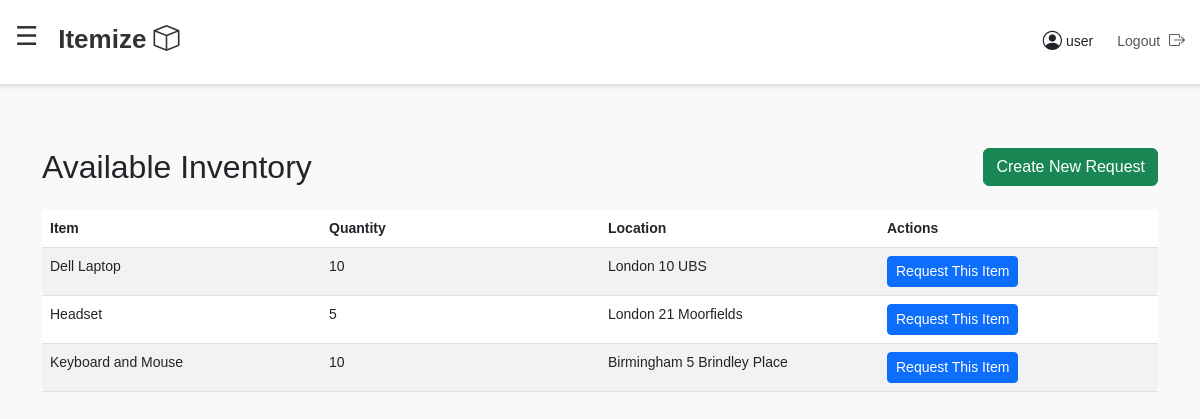
The page /available-inventory/ (signed in) on the database its author committed.
### inventory/models.py (models this page shows, shortened)
class InventoryItem(models.Model):
    name = models.CharField(max_length=100)
    category = models.CharField(max_length=100)
    quantity = models.PositiveIntegerField(default=0)
    location = models.CharField(max_length=100)
    description = models.TextField(blank=True)
    added = models.DateTimeField(auto_now_add=True)
    class Meta:
        verbose_name = 'Inventory Item'
        verbose_name_plural = 'Inventory Items'
        db_table = 'inventory_item'

### inventory/views.py (the view)
# urls.py: path('available-inventory/', views.available_inventory, name='available_inventory'),  # View inventory
@login_required
def available_inventory(request):
    items = InventoryItem.objects.filter(quantity__gt=0)
    return render(request, 'available_inventory.html', {'items': items})

### templates/available_inventory.html (shortened to what this page needs)
{% extends "base.html" %}
{% block content %}
<div class="container mt-5">
    <div class="toolbar d-flex justify-content-between align-items-center mb-4">
        <h2 class="m-0">Available Inventory</h2>
        <a href="{% url 'create_request' %}" class="btn btn-success">Create New Request</a>
    </div>
    {% if items.count == 0 %}
        <p>No inventory items available at the moment.</p>
    {% else %}
        <div class="table-responsive">
            <table class="table table-striped">
                <thead>
                    <tr>
                        <th>Item</th>
                        <th>Quantity</th>
                        <th>Location</th>
                        <th>Actions</th>
                    </tr>
                </thead>
                <tbody>
                    {% for item in items %}
                    <tr>
                        <td>{{ item.name }}</td>
                        <td>{{ item.quantity }}</td>
                        <td>{{ item.location }}</td>
                        <td>
                            <a href="{% url 'create_request' %}?item_id={{ item.id }}" class="btn btn-primary btn-sm">
                                Request This Item
                            </a>
                        </td>
                    </tr>
                    {% endfor %}
                </tbody>
            </table>
        </div>
    {% endif %}
</div>
{% endblock %}

### templates/base.html (shortened to what this page needs)
<!DOCTYPE html>
<html lang="en">
<head>
    <link href="https://cdn.jsdelivr.net/npm/bootstrap@5.3.0/dist/css/bootstrap.min.css" rel="stylesheet">
    <link href="https://cdnjs.cloudflare.com/ajax/libs/font-awesome/6.4.0/css/all.min.css" rel="stylesheet">
    <link href="https://cdn.jsdelivr.net/npm/bootstrap-icons/font/bootstrap-icons.css" rel="stylesheet">
</head>
<body>
<nav class="navbar d-flex align-items-center justify-content-between">
    <div>
        <span id="hamburgerIcon" class="hamburger-icon">☰</span>
        <a href="{% url 'dashboard' %}" class="navbar-brand ms-3">
            Itemize <i class="bi bi-box"></i>
        </a>
    </div>
    <div class="d-flex align-items-center">
        <span class="profile-section d-flex align-items-center me-4">
            <i class="bi bi-person-circle me-1" style="font-size: 1.2rem;"></i>
            {{ request.user.username }}
        </span>
        <a href="{% url 'logout' %}" class="logout">
            Logout <i class="bi bi-box-arrow-right"></i>
        </a>
    </div>
</nav>
<div class="main-content">
    {% block content %}
    {% endblock %}
</div>
</body>
</html>

### templates/base.html (style rules this page uses)
table { table-layout: fixed; width: 100%; }
th, td { text-align: left; vertical-align: top; }
body { margin: 0; font-size: 14px; font-family: Arial, sans-serif; background-color: #f9f9f9; }
.navbar { background-color: #ffffff; box-shadow: 0 2px 4px rgba(0, 0, 0, 0.1); border-bottom: 1px solid #ddd; padding: 20px 15px; position: fixed; top: 0; left: 0; width: 100%; z-index: 1000; }
.navbar .navbar-brand { font-size: 26px; font-weight: bold; color: #333; text-decoration: none; }
.profile-section, .logout { font-size: 14px; }
.logout i { margin-left: 5px; font-size: 16px; }
.hamburger-icon { font-size: 26px; cursor: pointer; position: relative; top: -7.5px; color: #333; }
.main-content { margin-top: 80px; padding: 20px; }
.logout { font-size: 14px; text-decoration: none; color: #555; margin-top: -1.9px; }
.profile-section { margin-top: 0px; }
.hamburger-icon { font-size: 26px; cursor: pointer; position: relative; top: -7.5px; vertical-align: middle; user-select: none; color: #333; }

### rows shown on the page
InventoryItem: name "Dell Laptop", quantity "10", location "London 10 UBS"
InventoryItem: name "Headset", quantity "5", location "London 21 Moorfields"
InventoryItem: name "Keyboard and Mouse", quantity "10", location "Birmingham 5 Brindley Place"

### other values the page prints
{{ request.user.username }} "user"
